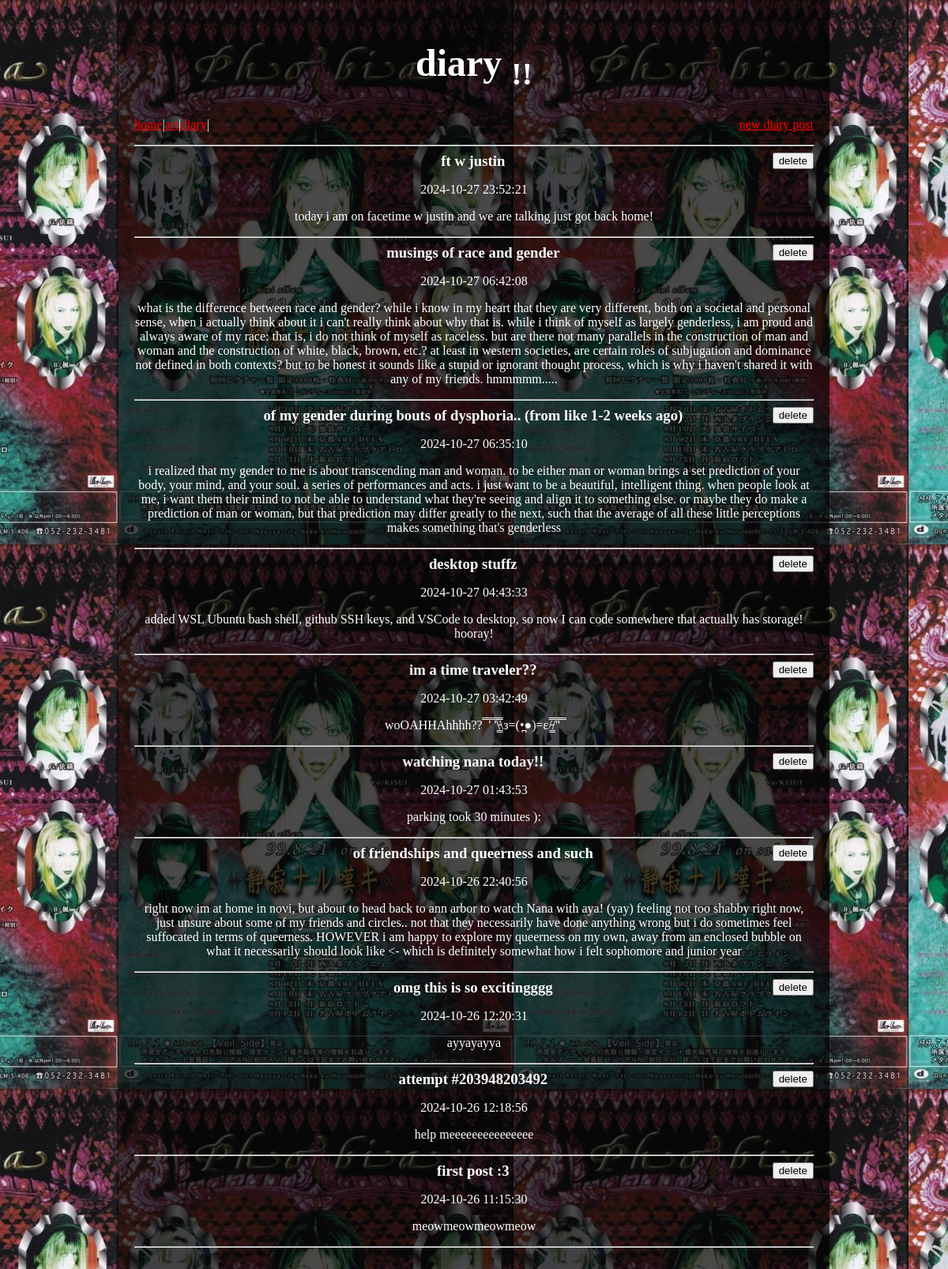
Screenshot of /diary/ with the database file from the repository.
### tables this page shows
CREATE TABLE posts(
    postid INTEGER PRIMARY KEY AUTOINCREMENT NOT NULL,
    title VARCHAR(40) NOT NULL,
    text VARCHAR(4096) NOT NULL, 
    filename VARCHAR(64),
    created DATETIME DEFAULT CURRENT_TIMESTAMP
);

### webdiary.py (the view)
@app.route('/diary/', methods=['GET'])
def diary():
    conn = sqlite3.connect('var/webdiary.sqlite3')
    conn.row_factory = sqlite3.Row
    posts = conn.execute('SELECT * FROM posts ORDER BY created DESC').fetchall()
    conn.close()
    return render_template('diary.html', posts=posts)

### templates/diary.html (shortened to what this page needs)
<!DOCTYPE html>
<html lang="en">
  <head>
    <link rel="stylesheet" href="{{ url_for('static', filename='style.css') }}">
  </head>
  <body>
    <header id="site_header">
      <h1>diary <sub>!!</sub></h1>
      <nav>
        <span>
          <a href="/" class="active">home</a>
        </span>
        <span>|</span>
        <span>
          <a href="/art/">art</a>
        </span>
        <span>|</span>
        <span>
          <a href="/diary/">diary</a>
        </span>
        <span>|</span>
        <span class="align-right"><a href="/new-post/">new diary post</a></span>
      </nav>
    </header>
      <div id="diary">
        <p>
          <hr>
          <div id="posts">
              {% for post in posts %}
                  <span class="posttitle">{{ post.title }} </span>
                  <span class="buttons">
                    <form action="/diarydelete/" method="post">
                      <input type="submit" value="delete">
                    </form>
                  </span>
                  <p>{{ post.created }} </p>
                  <p>{{ post.text }}</p>
                  <hr>
              {% endfor %}
          </div>
        </p>
      </div>
  </body>
</html>

### static/style.css (style rules this page uses)
html { background-image: url("images/phobia.jpg"); color: #ffffff; margin-left: 150px; margin-right: 150px; cursor: url("images/alt_skull.webp"), auto; }
body { text-align: center; background-color: rgba(0, 0, 0, 0.7); padding: 20px; box-shadow: 0 4px 8px rgba(0, 0, 0, 0.1); margin: auto; }
body a { color: red; }
#site_header h1 { font-size: 300% }
#site_header nav { display: flex; }
.align-right { margin-left: auto; }
.buttons { float:right }
.posttitle { font-size: 1.17em; font-weight: bold; margin-left: 50px; }

### rows the page displays
posts: title "ft w justin", created "2024-10-27 23:52:21", text "today i am on facetime w justin and we are talking just got back home!"
posts: title "musings of race and gender", created "2024-10-27 06:42:08", text "what is the difference between race and gender? while i know in my heart that they are very different, both on a societal and personal sense, when i actually think about it i can't really think about why that is. while i think of myself as largely genderless, i am proud and always aware of my race: that is, i do not think of myself as raceless. but are there not many parallels in the construction of man and woman and the construction of white, black, brown, etc.? at least in western societies, are certain roles of subjugation and dominance not defined in both contexts? but to be honest it sounds like a stupid or ignorant thought process, which is why i haven't shared it with any of my…"
posts: title "of my gender during bouts of dysphoria.. (from like 1-2 weeks ago)", created "2024-10-27 06:35:10", text "i realized that my gender to me is about transcending man and woman. to be either man or woman brings a set prediction of your body, your mind, and your soul. a series of performances and acts. i just want to be a beautiful, intelligent thing. when people look at me, i want them their mind to not be able to understand what they're seeing and align it to something else. or maybe they do make a prediction of man or woman, but that prediction may differ greatly to the next, such that the average of all these little perceptions makes something that's genderless"
posts: title "desktop stuffz", created "2024-10-27 04:43:33", text "added WSL Ubuntu bash shell, github SSH keys, and VSCode to desktop, so now I can code somewhere that actually has storage! hooray!"
posts: title "im a time traveler??", created "2024-10-27 03:42:49", text "woOAHHAhhhh?? ̿̿̿ ̿' ̿'\\̵͇̿̿\\з=(•̪●)=ε/̵͇̿̿/'̿'̿ ̿"
posts: title "watching nana today!!", created "2024-10-27 01:43:53", text "parking took 30 minutes ):"
posts: title "of friendships and queerness and such", created "2024-10-26 22:40:56", text "right now im at home in novi, but about to head back to ann arbor to watch Nana with aya! (yay) feeling not too shabby right now, just unsure about some of my friends and circles.. not that they necessarily have done anything wrong but i do sometimes feel suffocated in terms of queerness. HOWEVER i am happy to explore my queerness on my own, away from an enclosed bubble on what it necessarily should look like <- which is definitely somewhat how i felt sophomore and junior year"
posts: title "omg this is so excitingggg", created "2024-10-26 12:20:31", text "ayyayayya"
posts: title "attempt #203948203492", created "2024-10-26 12:18:56", text "help meeeeeeeeeeeeeee"
posts: title "first post :3", created "2024-10-26 11:15:30", text "meowmeowmeowmeow"
